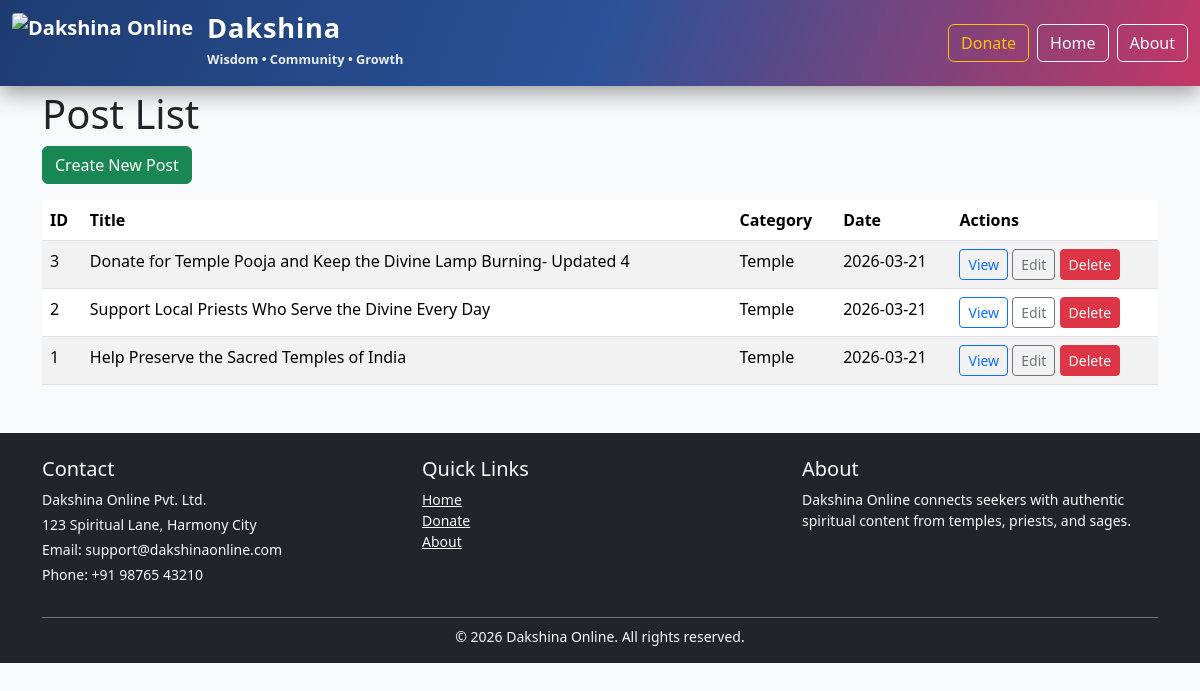
Screenshot of /admin/posts with the database file from the repository.
### models.py (models this page shows)
class Post(Base):
    __tablename__ = "posts"
    id = Column(Integer, primary_key=True, index=True)
    title = Column(String, nullable=False)
    description = Column(String, nullable=False)
    category = Column(String, nullable=False)
    image_url = Column(String, nullable=True)
    created_at = Column(DateTime, default=datetime.utcnow)
    updated_at = Column(DateTime, default=datetime.utcnow, onupdate=datetime.utcnow)

### main.py (the view)
@app.get("/admin/posts")
def admin_post_list(request: Request, db: Session = Depends(get_db)):
    posts = crud.get_posts(db)
    return templates.TemplateResponse("post_list.html", {"request": request, "posts": posts})

### templates/post_list.html (shortened to what this page needs)
{% extends "base.html" %}
{% block content %}
<h1>Post List</h1>
<p><a href="/admin/posts/new" class="btn btn-success">Create New Post</a></p>
<table class="table table-striped table-hover">
    <thead><tr><th>ID</th><th>Title</th><th>Category</th><th>Date</th><th>Actions</th></tr></thead>
    <tbody>
    {% for post in posts %}
    <tr>
        <td>{{ post.id }}</td>
        <td>{{ post.title }}</td>
        <td>{{ post.category }}</td>
        <td>{{ post.created_at.strftime('%Y-%m-%d') }}</td>
        <td>
            <a class="btn btn-sm btn-outline-primary" href="/posts/{{ post.id }}">View</a>
            <a class="btn btn-sm btn-outline-secondary" href="/admin/posts/{{ post.id }}/edit">Edit</a>
            <button class="btn btn-sm btn-danger" onclick="deletePost({{ post.id }})">Delete</button>
        </td>
    </tr>
    {% else %}
    <tr><td colspan="5">No posts available.</td></tr>
    {% endfor %}
    </tbody>
</table>
{% endblock %}

### static/css/style.css (style rules this page uses)
body { background: #f8f9fa; padding-top: 90px; }

### rows the page displays
Post: id "3", title "Donate for Temple Pooja and Keep the Divine Lamp Burning- Updated 4", category "Temple", created_at "2026-03-21"
Post: id "2", title "Support Local Priests Who Serve the Divine Every Day", category "Temple", created_at "2026-03-21"
Post: id "1", title "Help Preserve the Sacred Temples of India", category "Temple", created_at "2026-03-21"
